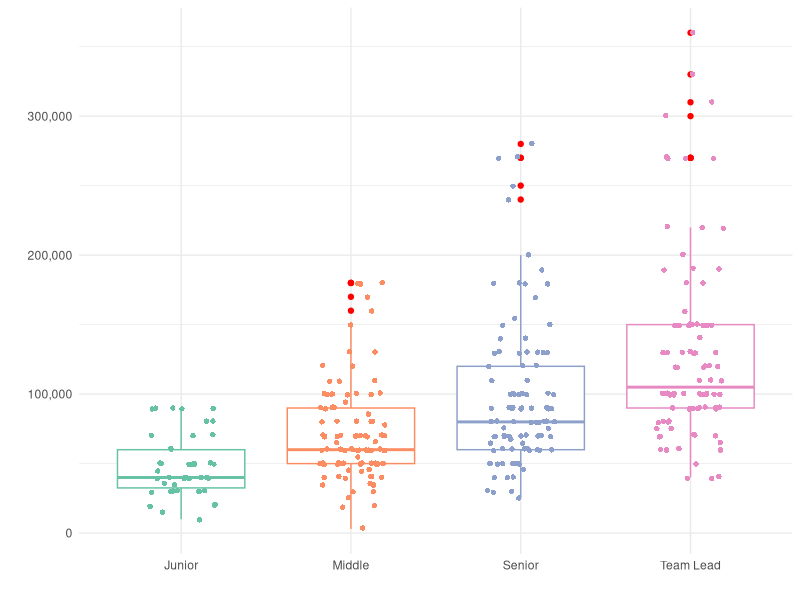
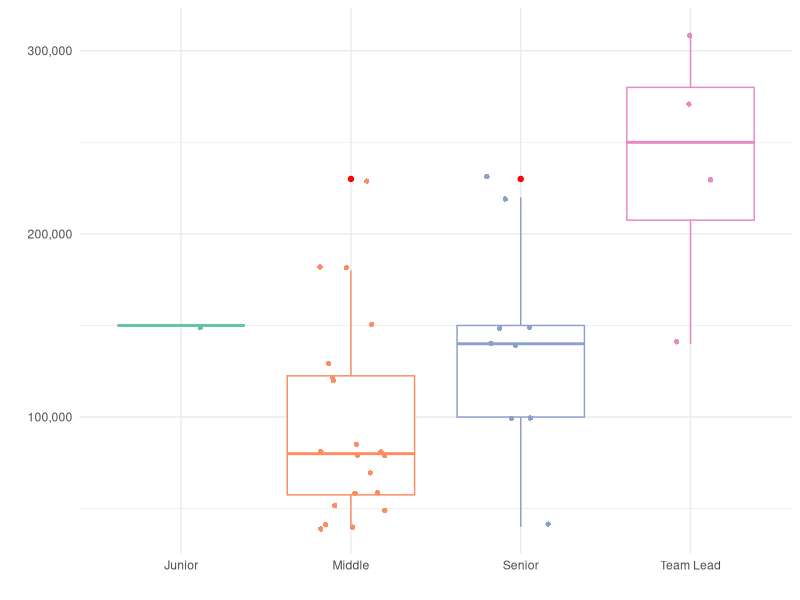

Write R code to recreate these figures, in order.
## ---- chunk 1
#| warning: false
#| echo: false
library(tidyverse)
library(scales)
library(kableExtra)
a <- read_csv("2D_Animator_Resume_12.2023.csv")
## ---- chunk 2
#| warning: false
#| echo: false
p1 <- colSums(!is.na(a[1]))
p2 <- colSums(!is.na(a[2]))
p3 <- colSums(!is.na(a[3]))
p4 <- colSums(!is.na(a[4]))
p5 <- sum(a$Офис, na.rm = T)
p6 <- sum(a$Удалённо, na.rm = T)
p7 <- sum(a$Гибрид, na.rm = T)

p <- tibble("Junior" = p1, "Middle" = p2, "Senior" = p3, "Team Lead" = p4, "Офис" = p5, "Удалённо" = p6, "Гибрид" = p7)

kbl(p) |> 
  kable_material()
## ---- chunk 3
#| warning: false
#| echo: false
kbl(a) |> 
  kable_material(c("striped", "hover"))
## ---- chunk 4
#| warning: false
#| echo: false
a1 <- a |> 
  select("Junior", "Middle", "Senior", "Team Lead")
  
a1 <- gather(a1)

ggplot(a1, mapping = aes(key, value, color = key)) +
  geom_boxplot(outlier.colour = "red", notch=FALSE) +
  geom_jitter(shape=16, position=position_jitter(0.2)) +
  facet_grid() +
  scale_color_brewer(palette="Set2") +
  theme_minimal() +
  labs(x = " ") +
  labs(y = " ") +
  scale_y_continuous(labels = comma) +
  guides(color = FALSE)
## ---- chunk 5
#| warning: false
#| echo: false
a <- drop_na(a, Junior, Middle, Senior, `Team Lead`)
knitr::kable(head(summary(a[1:4])))
## ---- chunk 6
#| warning: false
#| echo: false
junior <- read_csv("2D_Animator_Vacancy_Junior_12.2023.csv")
middle <- read_csv("2D_Animator_Vacancy_Middle_12.2023.csv")
senior <- read_csv("2D_Animator_Vacancy_Senior_12.2023.csv")
teamlead <- read_csv("2D_Animator_Vacancy_TeamLead_12.2023.csv")
## ---- chunk 7
#| warning: false
#| echo: false
kbl(junior) |> 
  kable_minimal("hover")
## ---- chunk 8
#| warning: false
#| echo: false
kbl(middle) |> 
  kable_minimal()
## ---- chunk 9
#| warning: false
#| echo: false
kbl(senior) |> 
  kable_minimal()
## ---- chunk 10
#| warning: false
#| echo: false
kbl(teamlead) |> 
  kable_minimal()
## ---- chunk 11
#| warning: false
#| echo: false
j1 <- gather(junior[ ,1])
m1 <- gather(middle[ ,1])
s1 <- gather(senior[ ,1])
t1 <- gather(teamlead[ ,1])

j1$key <- paste0("Junior")
m1$key <- paste0("Middle")
s1$key <- paste0("Senior")
t1$key <- paste0("Team Lead")

q <- rbind2(j1, m1, by="key", all.x=T, sort=F)
q1 <- rbind2(s1, t1, by="key", all.x=T, sort=F)
q2 <- rbind2(q, q1)

ggplot(q2, mapping = aes(key, value, color = key)) +
  geom_boxplot(outlier.colour = "red", notch=FALSE) +
  geom_jitter(shape=16, position=position_jitter(0.2)) +
  facet_grid() +
  scale_color_brewer(palette="Set2") +
  theme_minimal() +
  labs(x = " ") +
  labs(y = " ") +
  scale_y_continuous(labels = comma) + 
  guides(color = FALSE)
## ---- chunk 12
#| warning: false
#| echo: false

j <- summary(j1[2])
m <- summary(m1[2])
s <- summary(s1[2])
t <- summary(t1[2])

vac <- tibble("Junior" = j, "Middle" = m, "Senior" = s, "Team Lead" = t)

kbl(vac) |> 
  kable_material()
